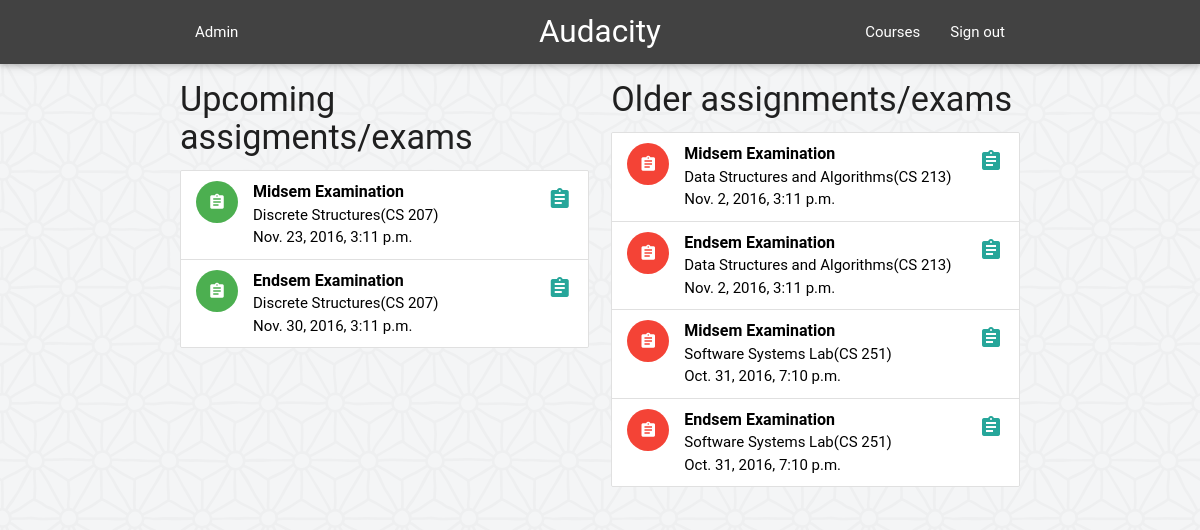
Page /feeder/assignments/ (signed in) on the earlier database version.
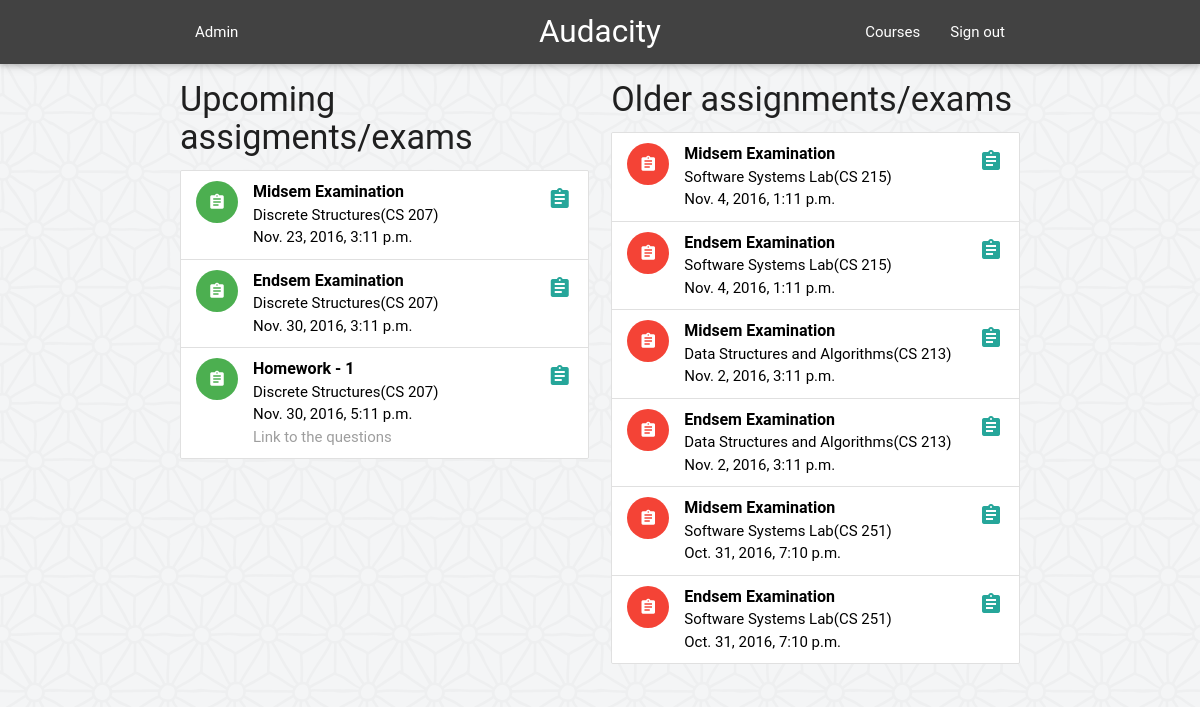
Same page on the later database version.
### feeder/models.py (models this page shows, shortened)
class Assignment(models.Model):
	assignment_name = models.CharField(max_length=50, verbose_name = "Exam/Assignment")
	description = models.CharField(max_length=300, blank = True)
	pub_date = models.DateTimeField('date published')
	deadline = models.DateTimeField('deadline',null=False)
	course = models.ForeignKey(Course, on_delete=models.CASCADE)

class Course(models.Model):
	SPRING = 'SP'
	AUTUMN = 'AU'
	SUMMER = 'SU'
	SEMESTERS = (
		(SPRING, 'Spring'),
		(AUTUMN, 'Autumn'),
		(SUMMER, 'Summer'),
		)
	course_code = models.CharField(max_length=6, unique=True)
	course_name = models.CharField(max_length=40, blank=False)
	semester = models.CharField(
		max_length=2,
		choices=SEMESTERS,
		)
	def __str__(self):
		return self.course_name + '(' + self.course_code + ')'

### feeder/views.py (the view)
@login_required(login_url='/feeder/login')
def AllAssignments(request):
	assignments = Assignment.objects.filter(deadline__gt=timezone.now()).order_by('deadline')
	old_assignments = Assignment.objects.filter(deadline__lt=timezone.now()).order_by('deadline').reverse()
	context = {
		'assignments' : assignments,
		'old_assignments' : old_assignments,
	}
	return render(request, 'feeder/assignments.html', context)

### feeder/templates/feeder/assignments.html (shortened to what this page needs)
{% extends "feeder/base_site.html" %}
{% load static %}
{% block content %}
	<div class="row">
	<div class="col s6">
	<h4> Upcoming assigments/exams </h4>
	{% if assignments %}
	<ul class="collection">
		{% for assignment in assignments %}
			<a href="{% url 'feeder:assignment' assignment.id %}" class="black-text">
			<li class="collection-item avatar">
		      <i class="material-icons circle green">assignment</i>
		      <span class="title"><b>{{ assignment.assignment_name }}</b></span>
		      <p>{{ assignment.course }} <br>
		         {{ assignment.deadline }}
		         {% if assignment.description %}
		         	<br><span class="grey-text">
		         	{{ assignment.description }}</span>
		         {% endif %}
 		      </p>
		      <a href="#!" class="secondary-content"><i class="material-icons">assignment</i></a>
		    </li>
		    </a>
		{% endfor %}
	</ul>
	{% else %}
	<div class="card">
		<div class="card-content center">
			<h5> No upcoming assignments present. Add an assignment to view it. </h5>
		</div>
	</div>
	{% endif %}
	</div>
	<div class="col s6">
	<h4> Older assignments/exams </h4>
	{% if old_assignments %}
	<ul class="collection">
		{% for assignment in old_assignments %}
			<a href="{% url 'feeder:assignment' assignment.id %}" class="black-text">
			<li class="collection-item avatar">
		      <i class="material-icons circle red">assignment</i>
		      <span class="title"><b>{{ assignment.assignment_name }}</b></span>
		      <p>{{ assignment.course }} <br>
		         {{ assignment.deadline }}
 		      </p>
		      <a href="#!" class="secondary-content"><i class="material-icons">assignment</i></a>
		    </li>
		    </a>
		{% endfor %}
	</ul>
	{% else %}
	<div class="card">
		<div class="card-content center">
			<h5> No upcoming assignments present. Add an assignment to view it. </h5>
		</div>
	</div>
	{% endif %}
	</div>
	</div>
{% endblock %}
{% block navbar %}
    <li><a href="courses">Courses</a></li>
    <li><a onclick="signOut();" href="{% url 'feeder:logout' %}">Sign out</a></li>
{% endblock %}
{% block name %}
    {{ user.get_full_name }}
{% endblock %}

Differences in the rows shown:
added Assignment: assignment_name "Homework - 1", course "Discrete Structures(CS 207)", deadline "Nov. 30, 2016, 5:11 p.m.", description "Link to the questions", shown under "Upcoming assigments/exams"
added Assignment: assignment_name "Midsem Examination", course "Software Systems Lab(CS 215)", deadline "Nov. 4, 2016, 1:11 p.m.", shown under "Older assignments/exams"
added Assignment: assignment_name "Endsem Examination", course "Software Systems Lab(CS 215)", deadline "Nov. 4, 2016, 1:11 p.m.", shown under "Older assignments/exams"
